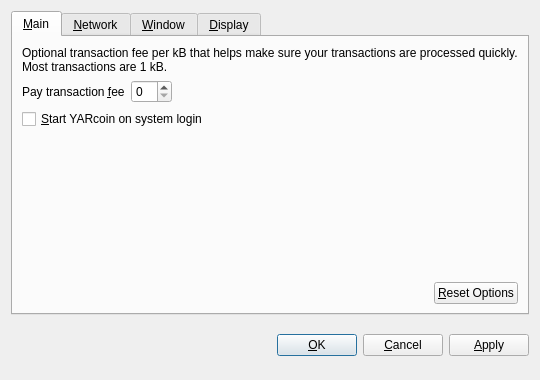
<?xml version="1.0" encoding="UTF-8"?>
<ui version="4.0">
 <class>OptionsDialog</class>
 <widget class="QDialog" name="OptionsDialog">
  <property name="geometry">
   <rect>
    <x>0</x>
    <y>0</y>
    <width>540</width>
    <height>380</height>
   </rect>
  </property>
  <property name="windowTitle">
   <string>Options</string>
  </property>
  <property name="modal">
   <bool>true</bool>
  </property>
  <layout class="QVBoxLayout" name="verticalLayout">
   <item>
    <widget class="QTabWidget" name="tabWidget">
     <property name="tabPosition">
      <enum>QTabWidget::North</enum>
     </property>
     <property name="currentIndex">
      <number>0</number>
     </property>
     <widget class="QWidget" name="tabMain">
      <attribute name="title">
       <string>&amp;Main</string>
      </attribute>
      <layout class="QVBoxLayout" name="verticalLayout_Main">
       <item>
        <widget class="QLabel" name="transactionFeeInfoLabel">
         <property name="text">
          <string>Optional transaction fee per kB that helps make sure your transactions are processed quickly. Most transactions are 1 kB.</string>
         </property>
         <property name="textFormat">
          <enum>Qt::PlainText</enum>
         </property>
         <property name="wordWrap">
          <bool>true</bool>
         </property>
        </widget>
       </item>
       <item>
        <layout class="QHBoxLayout" name="horizontalLayout_1_Main">
         <item>
          <widget class="QLabel" name="transactionFeeLabel">
           <property name="text">
            <string>Pay transaction &amp;fee</string>
           </property>
           <property name="textFormat">
            <enum>Qt::PlainText</enum>
           </property>
           <property name="buddy">
            <cstring>transactionFee</cstring>
           </property>
          </widget>
         </item>
         <item>
          <widget class="BitcoinAmountField" name="transactionFee"/>
         </item>
         <item>
          <spacer name="horizontalSpacer_1_Main">
           <property name="orientation">
            <enum>Qt::Horizontal</enum>
           </property>
           <property name="sizeHint" stdset="0">
            <size>
             <width>40</width>
             <height>20</height>
            </size>
           </property>
          </spacer>
         </item>
        </layout>
       </item>
       <item>
        <widget class="QCheckBox" name="bitcoinAtStartup">
         <property name="toolTip">
          <string>Automatically start YARcoin after logging in to the system.</string>
         </property>
         <property name="text">
          <string>&amp;Start YARcoin on system login</string>
         </property>
        </widget>
       </item>
       <item>
        <spacer name="verticalSpacer_Main">
         <property name="orientation">
          <enum>Qt::Vertical</enum>
         </property>
         <property name="sizeHint" stdset="0">
          <size>
           <width>20</width>
           <height>40</height>
          </size>
         </property>
        </spacer>
       </item>
       <item>
        <layout class="QHBoxLayout" name="horizontalLayout_2_Main">
         <item>
          <spacer name="horizontalSpacer_2_Main">
           <property name="orientation">
            <enum>Qt::Horizontal</enum>
           </property>
           <property name="sizeHint" stdset="0">
            <size>
             <width>40</width>
             <height>20</height>
            </size>
           </property>
          </spacer>
         </item>
         <item>
          <widget class="QPushButton" name="resetButton">
           <property name="toolTip">
            <string>Reset all client options to default.</string>
           </property>
           <property name="text">
            <string>&amp;Reset Options</string>
           </property>
           <property name="autoDefault">
            <bool>false</bool>
           </property>
          </widget>
         </item>
        </layout>
       </item>
      </layout>
     </widget>
     <widget class="QWidget" name="tabNetwork">
      <attribute name="title">
       <string>&amp;Network</string>
      </attribute>
      <layout class="QVBoxLayout" name="verticalLayout_Network">
       <item>
        <widget class="QCheckBox" name="mapPortUpnp">
         <property name="toolTip">
          <string>Automatically open the YARcoin client port on the router. This only works when your router supports UPnP and it is enabled.</string>
         </property>
         <property name="text">
          <string>Map port using &amp;UPnP</string>
         </property>
        </widget>
       </item>
       <item>
        <widget class="QCheckBox" name="connectSocks">
         <property name="toolTip">
          <string>Connect to the YARcoin network through a SOCKS proxy (e.g. when connecting through Tor).</string>
         </property>
         <property name="text">
          <string>&amp;Connect through SOCKS proxy:</string>
         </property>
        </widget>
       </item>
       <item>
        <layout class="QHBoxLayout" name="horizontalLayout_Network">
         <item>
          <widget class="QLabel" name="proxyIpLabel">
           <property name="text">
            <string>Proxy &amp;IP:</string>
           </property>
           <property name="textFormat">
            <enum>Qt::PlainText</enum>
           </property>
           <property name="buddy">
            <cstring>proxyIp</cstring>
           </property>
          </widget>
         </item>
         <item>
          <widget class="QValidatedLineEdit" name="proxyIp">
           <property name="maximumSize">
            <size>
             <width>140</width>
             <height>16777215</height>
            </size>
           </property>
           <property name="toolTip">
            <string>IP address of the proxy (e.g. 127.0.0.1)</string>
           </property>
          </widget>
         </item>
         <item>
          <widget class="QLabel" name="proxyPortLabel">
           <property name="text">
            <string>&amp;Port:</string>
           </property>
           <property name="textFormat">
            <enum>Qt::PlainText</enum>
           </property>
           <property name="buddy">
            <cstring>proxyPort</cstring>
           </property>
          </widget>
         </item>
         <item>
          <widget class="QLineEdit" name="proxyPort">
           <property name="maximumSize">
            <size>
             <width>55</width>
             <height>16777215</height>
            </size>
           </property>
           <property name="toolTip">
            <string>Port of the proxy (e.g. 9050)</string>
           </property>
          </widget>
         </item>
         <item>
          <widget class="QLabel" name="socksVersionLabel">
           <property name="text">
            <string>SOCKS &amp;Version:</string>
           </property>
           <property name="textFormat">
            <enum>Qt::PlainText</enum>
           </property>
           <property name="buddy">
            <cstring>socksVersion</cstring>
           </property>
          </widget>
         </item>
         <item>
          <widget class="QValueComboBox" name="socksVersion">
           <property name="toolTip">
            <string>SOCKS version of the proxy (e.g. 5)</string>
           </property>
          </widget>
         </item>
         <item>
          <spacer name="horizontalSpacer_Network">
           <property name="orientation">
            <enum>Qt::Horizontal</enum>
           </property>
           <property name="sizeHint" stdset="0">
            <size>
             <width>40</width>
             <height>20</height>
            </size>
           </property>
          </spacer>
         </item>
        </layout>
       </item>
       <item>
        <spacer name="verticalSpacer_Network">
         <property name="orientation">
          <enum>Qt::Vertical</enum>
         </property>
         <property name="sizeHint" stdset="0">
          <size>
           <width>20</width>
           <height>40</height>
          </size>
         </property>
        </spacer>
       </item>
      </layout>
     </widget>
     <widget class="QWidget" name="tabWindow">
      <attribute name="title">
       <string>&amp;Window</string>
      </attribute>
      <layout class="QVBoxLayout" name="verticalLayout_Window">
       <item>
        <widget class="QCheckBox" name="minimizeToTray">
         <property name="toolTip">
          <string>Show only a tray icon after minimizing the window.</string>
         </property>
         <property name="text">
          <string>&amp;Minimize to the tray instead of the taskbar</string>
         </property>
        </widget>
       </item>
       <item>
        <widget class="QCheckBox" name="minimizeOnClose">
         <property name="toolTip">
          <string>Minimize instead of exit the application when the window is closed. When this option is enabled, the application will be closed only after selecting Quit in the menu.</string>
         </property>
         <property name="text">
          <string>M&amp;inimize on close</string>
         </property>
        </widget>
       </item>
       <item>
        <spacer name="verticalSpacer_Window">
         <property name="orientation">
          <enum>Qt::Vertical</enum>
         </property>
         <property name="sizeHint" stdset="0">
          <size>
           <width>20</width>
           <height>40</height>
          </size>
         </property>
        </spacer>
       </item>
      </layout>
     </widget>
     <widget class="QWidget" name="tabDisplay">
      <attribute name="title">
       <string>&amp;Display</string>
      </attribute>
      <layout class="QVBoxLayout" name="verticalLayout_Display">
       <item>
        <layout class="QHBoxLayout" name="horizontalLayout_1_Display">
         <item>
          <widget class="QLabel" name="langLabel">
           <property name="text">
            <string>User Interface &amp;language:</string>
           </property>
           <property name="textFormat">
            <enum>Qt::PlainText</enum>
           </property>
           <property name="buddy">
            <cstring>lang</cstring>
           </property>
          </widget>
         </item>
         <item>
          <widget class="QValueComboBox" name="lang">
           <property name="toolTip">
            <string>The user interface language can be set here. This setting will take effect after restarting YARcoin.</string>
           </property>
          </widget>
         </item>
        </layout>
       </item>
       <item>
        <layout class="QHBoxLayout" name="horizontalLayout_2_Display">
         <item>
          <widget class="QLabel" name="unitLabel">
           <property name="text">
            <string>&amp;Unit to show amounts in:</string>
           </property>
           <property name="textFormat">
            <enum>Qt::PlainText</enum>
           </property>
           <property name="buddy">
            <cstring>unit</cstring>
           </property>
          </widget>
         </item>
         <item>
          <widget class="QValueComboBox" name="unit">
           <property name="toolTip">
            <string>Choose the default subdivision unit to show in the interface and when sending coins.</string>
           </property>
          </widget>
         </item>
        </layout>
       </item>
       <item>
        <widget class="QCheckBox" name="displayAddresses">
         <property name="toolTip">
          <string>Whether to show YARcoin addresses in the transaction list or not.</string>
         </property>
         <property name="text">
          <string>&amp;Display addresses in transaction list</string>
         </property>
        </widget>
       </item>
       <item>
        <spacer name="verticalSpacer_Display">
         <property name="orientation">
          <enum>Qt::Vertical</enum>
         </property>
         <property name="sizeHint" stdset="0">
          <size>
           <width>20</width>
           <height>40</height>
          </size>
         </property>
        </spacer>
       </item>
      </layout>
     </widget>
    </widget>
   </item>
   <item>
    <layout class="QHBoxLayout" name="horizontalLayout_Buttons">
     <item>
      <spacer name="horizontalSpacer_1">
       <property name="orientation">
        <enum>Qt::Horizontal</enum>
       </property>
       <property name="sizeHint" stdset="0">
        <size>
         <width>40</width>
         <height>48</height>
        </size>
       </property>
      </spacer>
     </item>
     <item>
      <widget class="QLabel" name="statusLabel">
       <property name="font">
        <font>
         <weight>75</weight>
         <bold>true</bold>
        </font>
       </property>
       <property name="text">
        <string/>
       </property>
       <property name="textFormat">
        <enum>Qt::PlainText</enum>
       </property>
       <property name="wordWrap">
        <bool>true</bool>
       </property>
      </widget>
     </item>
     <item>
      <spacer name="horizontalSpacer_2">
       <property name="orientation">
        <enum>Qt::Horizontal</enum>
       </property>
       <property name="sizeHint" stdset="0">
        <size>
         <width>40</width>
         <height>48</height>
        </size>
       </property>
      </spacer>
     </item>
     <item>
      <widget class="QPushButton" name="okButton">
       <property name="text">
        <string>&amp;OK</string>
       </property>
      </widget>
     </item>
     <item>
      <widget class="QPushButton" name="cancelButton">
       <property name="text">
        <string>&amp;Cancel</string>
       </property>
       <property name="autoDefault">
        <bool>false</bool>
       </property>
      </widget>
     </item>
     <item>
      <widget class="QPushButton" name="applyButton">
       <property name="text">
        <string>&amp;Apply</string>
       </property>
       <property name="autoDefault">
        <bool>false</bool>
       </property>
      </widget>
     </item>
    </layout>
   </item>
  </layout>
 </widget>
 <customwidgets>
  <customwidget>
   <class>BitcoinAmountField</class>
   <extends>QSpinBox</extends>
   <header>bitcoinamountfield.h</header>
  </customwidget>
  <customwidget>
   <class>QValueComboBox</class>
   <extends>QComboBox</extends>
   <header>qvaluecombobox.h</header>
  </customwidget>
  <customwidget>
   <class>QValidatedLineEdit</class>
   <extends>QLineEdit</extends>
   <header>qvalidatedlineedit.h</header>
  </customwidget>
 </customwidgets>
 <resources/>
 <connections/>
</ui>
